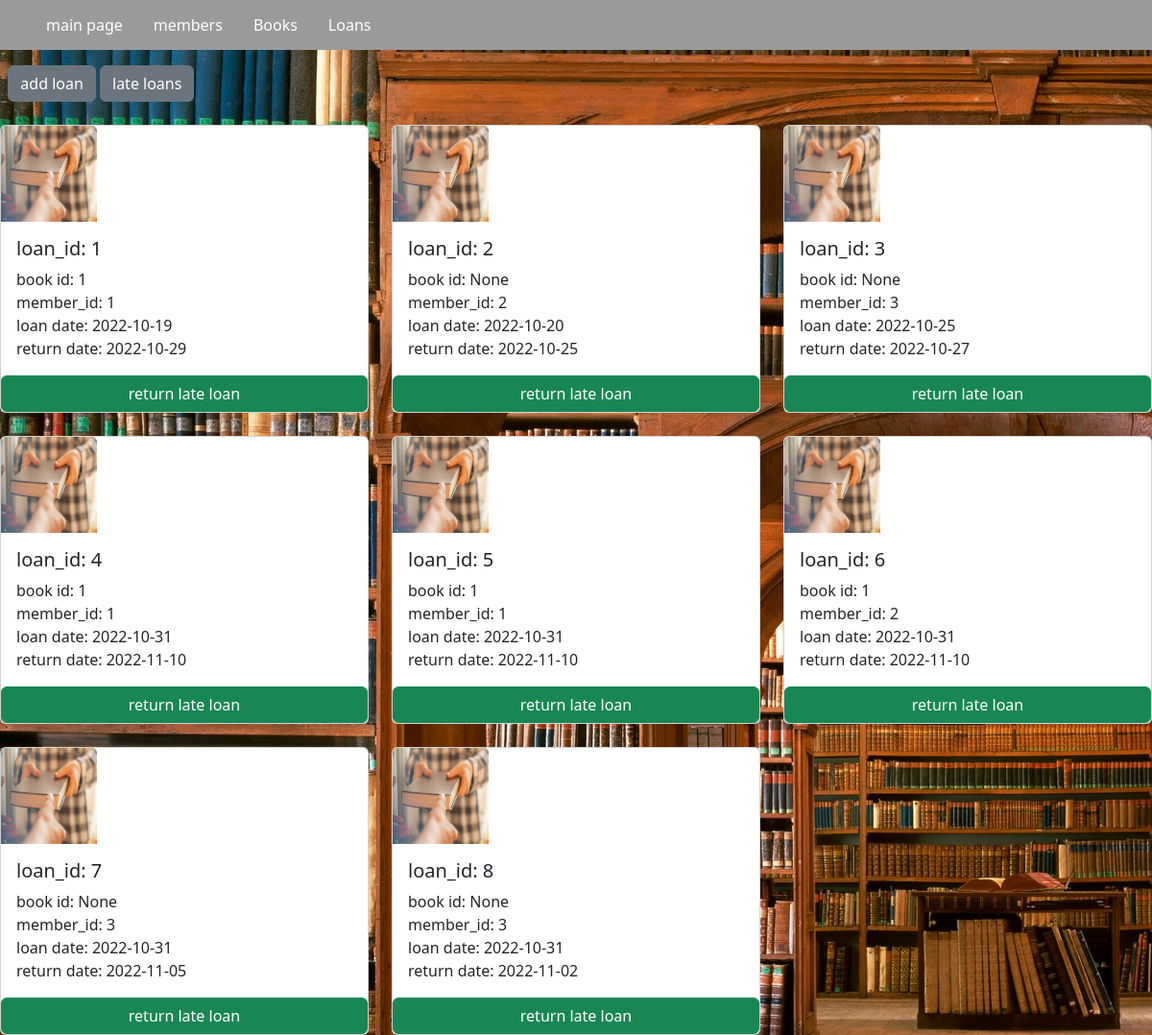
The page /late_Loans on the database its author committed.
### book_library.py (models this page shows, shortened)
class Loans(db.Model):
    loan_id = db.Column("LoanID",db.Integer, primary_key = True)
    book_id = db.Column("BookID", db.Integer, db.ForeignKey("books.BookID") )
    member_id = db.Column("MemberID", db.Integer, db.ForeignKey("members.memberID"))
    loan_date = db.Column("DateOfLoan",db.Date, nullable = True)
    return_date = db.Column("returnDate", db.Date, nullable = True)

### book_library.py (the view)
@app.route("/late_Loans", methods=['GET'])
def lateloansdis():
    lateLoan = []
    loans = Loans.query.all()
    for loan in loans:
        if loan.return_date < datetime.utcnow().date():
            lateLoan.append(loan)
    return render_template("late_Loans.html", lateLoan=lateLoan)

### templates/late_Loans.html (shortened to what this page needs)
{% extends "layout.html" %}
{% block content %}
&nbsp; <a href="add_loan"><button type="button" class="btn btn-secondary">add loan</button></a>
<a href="late_loans"><button type="button" class="btn btn-secondary">late loans</button></a><br><br>
<div class="row row-cols-1 row-cols-md-3 g-4">
  {% for loan in lateLoan %}
  <div class="col">
    <div class="card">
      <img class="card-img-top" src="/static/loan_book.jpg" alt="loan photo" style="width:100px;height:100px;">
      <div class="card-body">
        <h5 class="card-title">loan_id: {{loan.loan_id}}</h5>
        <p class="card-text"> book id: {{loan.book_id}} <br>
          member_id: {{loan.member_id}} <br>
          loan date: {{loan.loan_date}} <br>
          return date: {{loan.return_date}} <br>
          </p>
        </div>
      <a class="btn btn-success" href="/loan/DELETE/{{loan.loan_id}}">return late loan</a>
    </div>
  </div>
  {% endfor %}
</div>
{% endblock %}

### rows shown on the page
Loans: loan_id "1", book_id "1", member_id "1", loan_date "2022-10-19", return_date "2022-10-29"
Loans: loan_id "2", book_id "None", member_id "2", loan_date "2022-10-20", return_date "2022-10-25"
Loans: loan_id "3", book_id "None", member_id "3", loan_date "2022-10-25", return_date "2022-10-27"
Loans: loan_id "4", book_id "1", member_id "1", loan_date "2022-10-31", return_date "2022-11-10"
Loans: loan_id "5", book_id "1", member_id "1", loan_date "2022-10-31", return_date "2022-11-10"
Loans: loan_id "6", book_id "1", member_id "2", loan_date "2022-10-31", return_date "2022-11-10"
Loans: loan_id "7", book_id "None", member_id "3", loan_date "2022-10-31", return_date "2022-11-05"
Loans: loan_id "8", book_id "None", member_id "3", loan_date "2022-10-31", return_date "2022-11-02"
